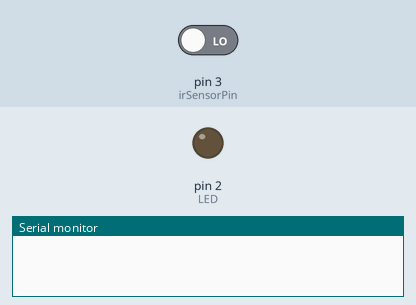
Bench run of a sketch on a simulated Arduino Uno, built with avr-gcc and run on an emulated ATmega328P. On the bench: output pins drawn as LEDs (lit = HIGH), the last lines printed to the serial monitor. Dashed ring = blinking. The inputs (shaded band) are chosen by the test bench; at power-on: pin 3 (irSensorPin) LOW.

Above: at 2.8 s.
2.9 s: pin 3 (irSensorPin) driven HIGH
At 3.4 s:
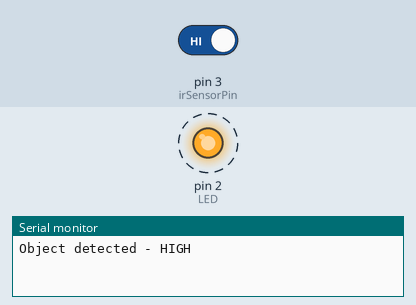
7.0 s: pin 3 (irSensorPin) driven LOW
At 8.1 s:
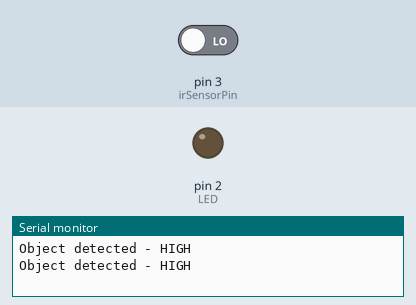
Timing chart, 0 to 10.0 s (numbered marks = the images above; inputs shaded):
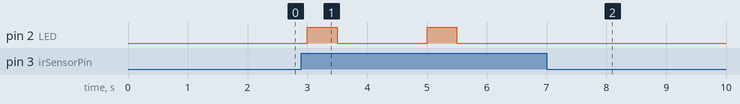

Measured:
- after the input at 2.9 s, pin 2 (LED): alternates HIGH for 0.50 s and LOW for 1.5 s, starting after 0.10 s
- after the input at 7.0 s, pin 2 (LED): stops changing and stays LOW

The sketch:

lab4e2.ino
```cpp
const int irSensorPin = 3;
const int LED = 2;
void setup() {
  Serial.begin(115200);
  pinMode(irSensorPin, INPUT);
  pinMode(LED, OUTPUT);

}
//Connect VCC to 3.3v output, GND to gnd and out signal pin of IR to 3 (GPIO)


void loop() {
  int irSensorValue = digitalRead(irSensorPin);

  if (irSensorValue == HIGH) {
    Serial.println("Object detected - HIGH");
    digitalWrite(LED, HIGH);
    delay(500);
    digitalWrite(LED, LOW);
    delay(500);

  }
  delay(1000);
}
```
